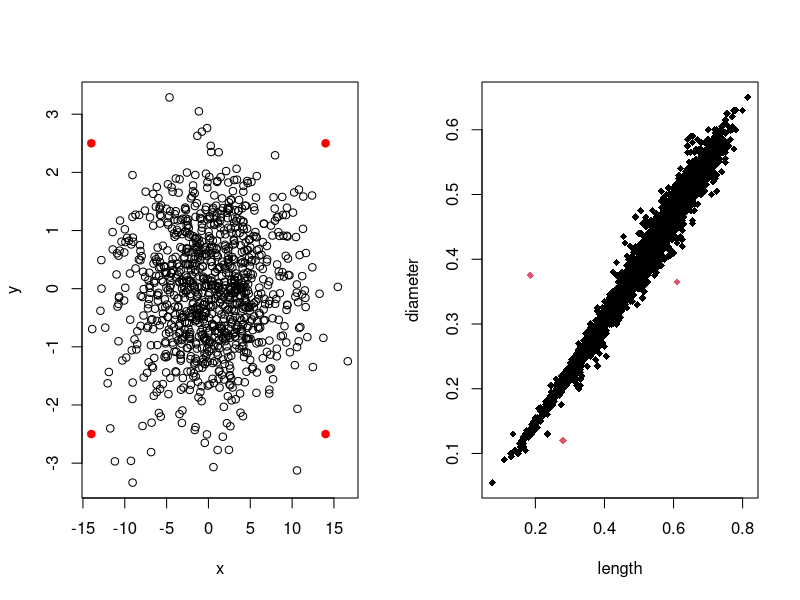

The R script that drew this image: (Note: this script raises an error after producing the figure.)
set.seed(12345)

##bivariate normal distribution
x<- rnorm(1000,0,5)
y<- rnorm(1000,0,1)
par(mfrow=c(1,2))
plot(x,y)
x1 <- c(-14,-14,14,14); y1 <- c(-2.5,2.5,-2.5,2.5)
points(x1,y1,col="red",pch=19)
x <- c(x,x1); y <- c(y,y1)
data = cbind(x,y)
data
setwd('D:/python using jupyter/Data Preprocessing')
abalone = read.csv('Abalone.csv',header = TRUE,sep = ',')
names(abalone)
names(abalone) <- c("sex", "length", "diameter", "height", "weight.whole",
                    "weight.shucked", "weight.viscera", "weight.shell", "rings")
aba_out<- abalone[,2:3]
head(aba_out)

out<- which((aba_out$length <0.25 & aba_out$diameter > 0.25) |
              (aba_out$length>0.6 & aba_out$diameter<0.4)|
              (aba_out$length>0.25 & aba_out$diameter<0.15))
outliers<- rep(1,length(aba_out[,1]))
outliers[out] <- 2
head(outliers)
head(aba_out)

plot(aba_out,col = outliers,pch=18)

######################################################################################
# 1. Boxplot Method: values who differs more than  1.5???IQR  form the Median are possible outliers, values who differ more then  3???IQR  are probably outliers.  IQR  is the interquartile range.
#2. Euclid Method: I estimate the euclid distances of every observation to the vector of medians. Every observations whose distances is larger than 3 times the median of the distances is an outlier.
#3.Using PCA: I apply the boxplot method separately on the two axis' of the principal component analysis
#4. Using K-Means with a huge number of clusters
#5.Using Density based clustering

#1. Boxplot Method
bp<- function(X,fac){
  meidan<- sapply(X,median)
  q25 <- sapply(X, function(x) quantile(x,probs = 0.25))
  q75 <- sapply(X, function(x) quantile(x,probs = 0.75))
  erg <- t(apply(X, 1,function(x) abs(med-x)-fac*(q75-q25)))
  return(as.vector(which(rowSums(erg>0)>0)))
}

bp_app <- function(X,a){
  outliers<- rep(1,length(X[,1]))
  outliers[bp[X,a]] <-2
  outliers <- as.factor(outliers)
  levels(outliers) <- C('No outlier', 'Out lier')
  print(table(outliers))
  if(table(outliers)[2] >0) plot(X,col=outliers,pch=18)
  return(outliers)
}

### application bi-variate normal distribution####
par(mfrow=c(1,2))
print("Boxplot methode with factor 1.5 on bivariate normal-distribution")
bp1.5_1=bp_app(as.data.frame(data),1.5)
print("Boxplot methode with factor 3 on bivariate normal-distribution")
bp3_1=bp_app(as.data.frame(data),3)


# now with abalone data ####
print("Boxplot methode with factor 1.5 on abalone data")                 
bp1.5_2 <-bp_app(aba_out,1.5)
print("Boxplot methode with factor 3 on abalone data")                 
bp3_2 <- bp_app(aba_out,3)


#2. Using euclid method
euclid<- function(X,fac){
  med <-sapply(X,median) 
  erg <- t(apply(X, 1, function(x) (med-x)^2))
  dist <- sqrt(rowSums(erg))
  #   print(plot(dist))
  return(dist > fac*median(dist))}

euclid_app <-function(X,a){
  outliers <- rep(1,length(X[,1]))
  outliers[euclid(X,a)] <- 2
  outliers<- as.factor(outliers)
  levels(outliers) <- c("No Outlier","Outlier")
  print(table(outliers))
  if(table(outliers)[2] > 0)plot(X,col=outliers,pch=18)
  #return(outliers)
}

#### application on bivariate Normal-Distribution ####
print("Euclid methode on bivariate normal_distribution")                 
par(mfrow=c(1,2))
data_std <- apply(data,2,function(x)x/(max(x)-min(x)))
euclid_app(as.data.frame(data_std),3)


### abalone ###

aba_std <- apply(aba_out,2,function(x)x/(max(x)-min(x)))
print("Euclid methode on abalone data")   
euclid_app(as.data.frame(aba_std),3)

#3. OUtlier detection using PCA
#### bivariate normal-distribution ####
par(mfcol=c(2,2))
print("Outlier detection using PCA with Factor 1.5 on bivariate normal-distribution")                 

PCA1.5_1 <-bp_app(as.data.frame(princomp(data_std)$scores)[,1:2],1.5)
plot(data,col=PCA1.5_1,pch=18)
print("Outlier detection using PCA with Factor 3 on bivariate normal-distribution")                 
PCA3_1 <-bp_app(as.data.frame(princomp(data_std)$scores)[,1:2],3)

### abalone ###
print("Outlier detection using PCA with Factor 3 on abalones data")                 
PCA3_2 <- bp_app(as.data.frame(princomp(aba_std)$scores)[,1:2],3)
plot(aba_out,col=PCA3_2,pch=18)

#4. Outlier detection using Kmeans
#### bivariate Normal-Distribution ####
par(mfcol= c(3,2))
cl1_1 <- kmeans(data_std,50)
ind <- as.vector(which(table(cl1_1$cluster)< 10))
out <- ifelse(cl1_1$cluster %in% ind,2,1)
plot(as.data.frame(data),pch=18,col=out, main="A1) bivariate normal-distr.:ncl=50 , minpoints=10")

cl2_1 <- kmeans(data_std,100)
ind <- as.vector(which(table(cl2_1$cluster)< 10))
out <- ifelse(cl2_1$cluster %in% ind,2,1)
plot(as.data.frame(data),pch=18,col=out, main="A2) bivariate normal-distr.:ncl=100 , minpoints=10")

cl3_1 <- kmeans(data_std,50)
ind <- as.vector(which(table(cl3_1$cluster)< 5))
out <- ifelse(cl3_1$cluster %in% ind,2,1)
plot(as.data.frame(data),pch=18,col=out, main="A3) bivariate normal-distr.:ncl=50 , minpoints=5")

### abalone ###
cl1_2 <- kmeans(aba_std,200)
ind <- as.vector(which(table(cl1_2$cluster)< 5))
out <- ifelse(cl1_2$cluster %in% ind,2,1)
plot(as.data.frame(aba_out),pch=18,col=out, main="B1) abalones:ncl=200 , minpoints=5")

cl3_2 <- kmeans(aba_std,300)
ind <- as.vector(which(table(cl3_2$cluster)< 5))
out <- ifelse(cl3_2$cluster %in% ind,2,1)
plot(as.data.frame(aba_out),pch=18,col=out, main="B2) abalones:ncl=300 , minpoints=5")

cl2_2 <- kmeans(aba_std,200)
ind <- as.vector(which(table(cl2_2$cluster)< 10))
out <- ifelse(cl2_2$cluster %in% ind,2,1)
plot(as.data.frame(aba_out),pch=18,col=out, main="B3) abalones:ncl=200 , minpoints=10")


#5.Outlier detection using density-based Clustering
#### bivariate Normal-Distribution ####

library("dbscan")
par(mfcol=c(2,2))
kNNdistplot(data_std, k =  10)
abline(h=0.1,lwd=2)
dbcl1_1<-dbscan(data_std,eps=0.1,minPts=10)
plot(as.data.frame(data),pch=18,col=ifelse(dbcl1_1$cluster==0,2,1))

### abalone ###
kNNdistplot(aba_std, k =  10)
abline(h=0.05,lwd=2)
dbcl1_2 <- dbscan(aba_std,eps=0.05,minPts=10)
plot(as.data.frame(aba_out),pch=18,col=ifelse(dbcl1_2$cluster==0,2,1))
